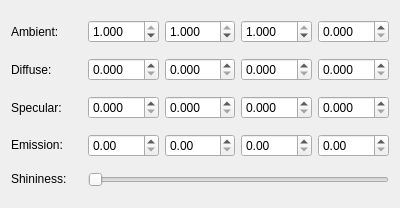
<?xml version="1.0" encoding="UTF-8"?>
<ui version="4.0">
 <class>ConfigureMaterialDialog</class>
 <widget class="QDialog" name="ConfigureMaterialDialog">
  <property name="windowModality">
   <enum>Qt::WindowModal</enum>
  </property>
  <property name="geometry">
   <rect>
    <x>0</x>
    <y>0</y>
    <width>400</width>
    <height>208</height>
   </rect>
  </property>
  <property name="windowTitle">
   <string>Material</string>
  </property>
  <layout class="QGridLayout" name="gridLayout">
   <item row="0" column="0">
    <widget class="QLabel" name="ambientLabel">
     <property name="text">
      <string>Ambient:</string>
     </property>
    </widget>
   </item>
   <item row="0" column="1">
    <widget class="QDoubleSpinBox" name="ambientRedSpinBox">
     <property name="decimals">
      <number>3</number>
     </property>
     <property name="maximum">
      <double>1.000000000000000</double>
     </property>
     <property name="singleStep">
      <double>0.010000000000000</double>
     </property>
     <property name="value">
      <double>1.000000000000000</double>
     </property>
    </widget>
   </item>
   <item row="0" column="2">
    <widget class="QDoubleSpinBox" name="ambientGreenSpinBox">
     <property name="decimals">
      <number>3</number>
     </property>
     <property name="maximum">
      <double>1.000000000000000</double>
     </property>
     <property name="singleStep">
      <double>0.010000000000000</double>
     </property>
     <property name="value">
      <double>1.000000000000000</double>
     </property>
    </widget>
   </item>
   <item row="0" column="3">
    <widget class="QDoubleSpinBox" name="ambientBlueSpinBox">
     <property name="decimals">
      <number>3</number>
     </property>
     <property name="maximum">
      <double>1.000000000000000</double>
     </property>
     <property name="singleStep">
      <double>0.010000000000000</double>
     </property>
     <property name="value">
      <double>1.000000000000000</double>
     </property>
    </widget>
   </item>
   <item row="0" column="4">
    <widget class="QDoubleSpinBox" name="ambientAlphaSpinBox">
     <property name="decimals">
      <number>3</number>
     </property>
     <property name="maximum">
      <double>1.000000000000000</double>
     </property>
     <property name="singleStep">
      <double>0.010000000000000</double>
     </property>
    </widget>
   </item>
   <item row="1" column="0">
    <widget class="QLabel" name="light1DiffuseLabel">
     <property name="text">
      <string>Diffuse:</string>
     </property>
    </widget>
   </item>
   <item row="1" column="2">
    <widget class="QDoubleSpinBox" name="diffuseGreenSpinBox">
     <property name="decimals">
      <number>3</number>
     </property>
     <property name="maximum">
      <double>1.000000000000000</double>
     </property>
     <property name="singleStep">
      <double>0.010000000000000</double>
     </property>
    </widget>
   </item>
   <item row="1" column="3">
    <widget class="QDoubleSpinBox" name="diffuseBlueSpinBox">
     <property name="decimals">
      <number>3</number>
     </property>
     <property name="maximum">
      <double>1.000000000000000</double>
     </property>
     <property name="singleStep">
      <double>0.010000000000000</double>
     </property>
    </widget>
   </item>
   <item row="1" column="4">
    <widget class="QDoubleSpinBox" name="diffuseAlphaSpinBox">
     <property name="decimals">
      <number>3</number>
     </property>
     <property name="maximum">
      <double>1.000000000000000</double>
     </property>
     <property name="singleStep">
      <double>0.010000000000000</double>
     </property>
    </widget>
   </item>
   <item row="2" column="0">
    <widget class="QLabel" name="light1SpecularLabel">
     <property name="text">
      <string>Specular:</string>
     </property>
    </widget>
   </item>
   <item row="2" column="1">
    <widget class="QDoubleSpinBox" name="specularRedSpinBox">
     <property name="decimals">
      <number>3</number>
     </property>
     <property name="maximum">
      <double>1.000000000000000</double>
     </property>
     <property name="singleStep">
      <double>0.010000000000000</double>
     </property>
    </widget>
   </item>
   <item row="2" column="2">
    <widget class="QDoubleSpinBox" name="specularGreenSpinBox">
     <property name="decimals">
      <number>3</number>
     </property>
     <property name="maximum">
      <double>1.000000000000000</double>
     </property>
     <property name="singleStep">
      <double>0.010000000000000</double>
     </property>
    </widget>
   </item>
   <item row="2" column="3">
    <widget class="QDoubleSpinBox" name="specularBlueSpinBox">
     <property name="decimals">
      <number>3</number>
     </property>
     <property name="maximum">
      <double>1.000000000000000</double>
     </property>
     <property name="singleStep">
      <double>0.010000000000000</double>
     </property>
    </widget>
   </item>
   <item row="2" column="4">
    <widget class="QDoubleSpinBox" name="specularAlphaSpinBox">
     <property name="decimals">
      <number>3</number>
     </property>
     <property name="maximum">
      <double>1.000000000000000</double>
     </property>
     <property name="singleStep">
      <double>0.010000000000000</double>
     </property>
    </widget>
   </item>
   <item row="4" column="0">
    <widget class="QLabel" name="shininessLabel">
     <property name="sizePolicy">
      <sizepolicy hsizetype="Preferred" vsizetype="Maximum">
       <horstretch>0</horstretch>
       <verstretch>0</verstretch>
      </sizepolicy>
     </property>
     <property name="text">
      <string>Shininess:</string>
     </property>
    </widget>
   </item>
   <item row="1" column="1">
    <widget class="QDoubleSpinBox" name="diffuseRedSpinBox">
     <property name="decimals">
      <number>3</number>
     </property>
     <property name="maximum">
      <double>1.000000000000000</double>
     </property>
     <property name="singleStep">
      <double>0.010000000000000</double>
     </property>
    </widget>
   </item>
   <item row="3" column="0">
    <widget class="QLabel" name="emissionLabel">
     <property name="sizePolicy">
      <sizepolicy hsizetype="Preferred" vsizetype="Maximum">
       <horstretch>0</horstretch>
       <verstretch>0</verstretch>
      </sizepolicy>
     </property>
     <property name="text">
      <string>Emission:</string>
     </property>
    </widget>
   </item>
   <item row="3" column="1">
    <widget class="QDoubleSpinBox" name="emissionRedSpinBox"/>
   </item>
   <item row="3" column="2">
    <widget class="QDoubleSpinBox" name="emissionGreenSpinBox"/>
   </item>
   <item row="3" column="3">
    <widget class="QDoubleSpinBox" name="emissionBlueSpinBox"/>
   </item>
   <item row="3" column="4">
    <widget class="QDoubleSpinBox" name="emissionAlphaSpinBox"/>
   </item>
   <item row="4" column="1" colspan="4">
    <widget class="QSlider" name="shininessSlider">
     <property name="maximum">
      <number>128</number>
     </property>
     <property name="orientation">
      <enum>Qt::Horizontal</enum>
     </property>
    </widget>
   </item>
  </layout>
 </widget>
 <resources/>
 <connections/>
</ui>
